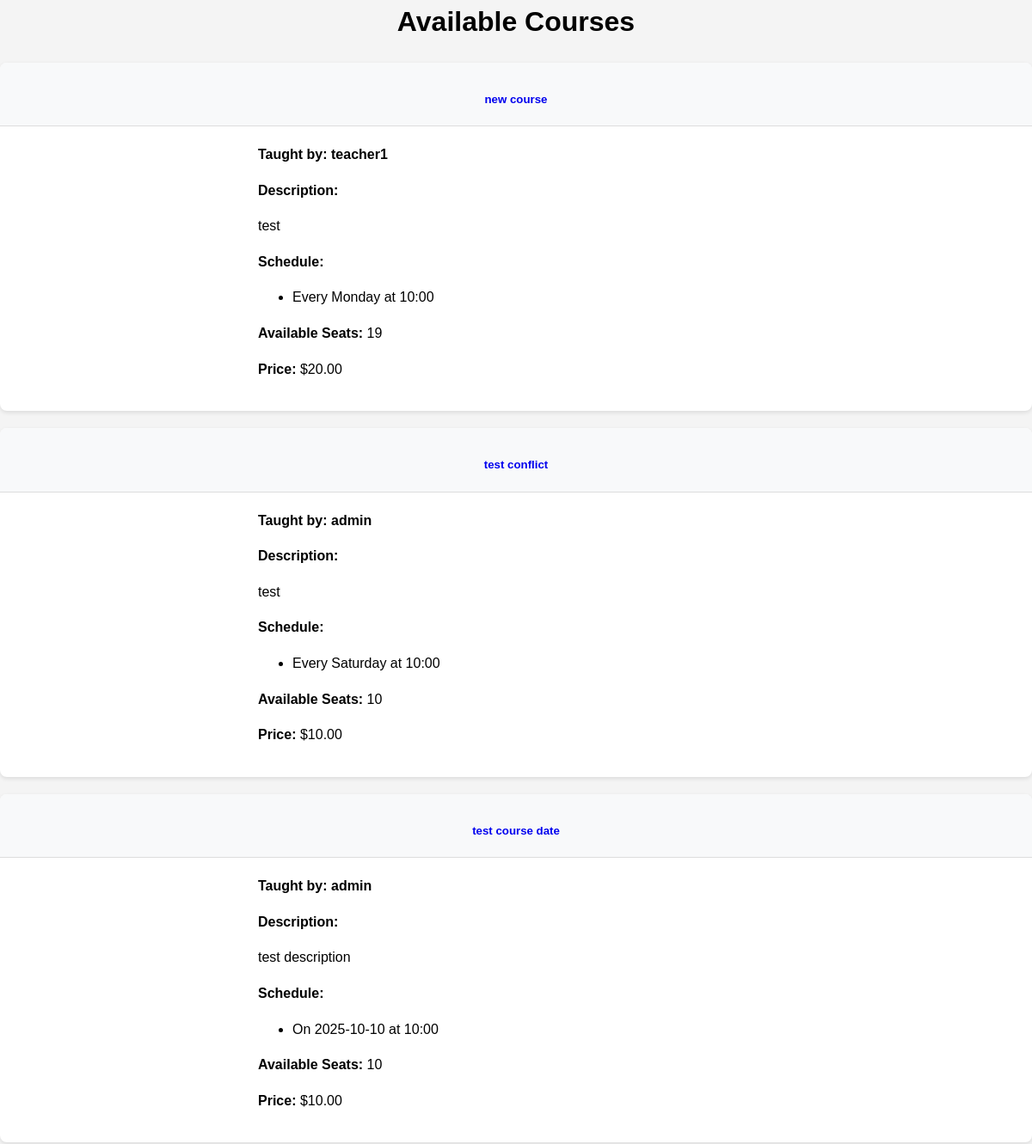
/course/ (upper part), run on an earlier commit of the app's database.
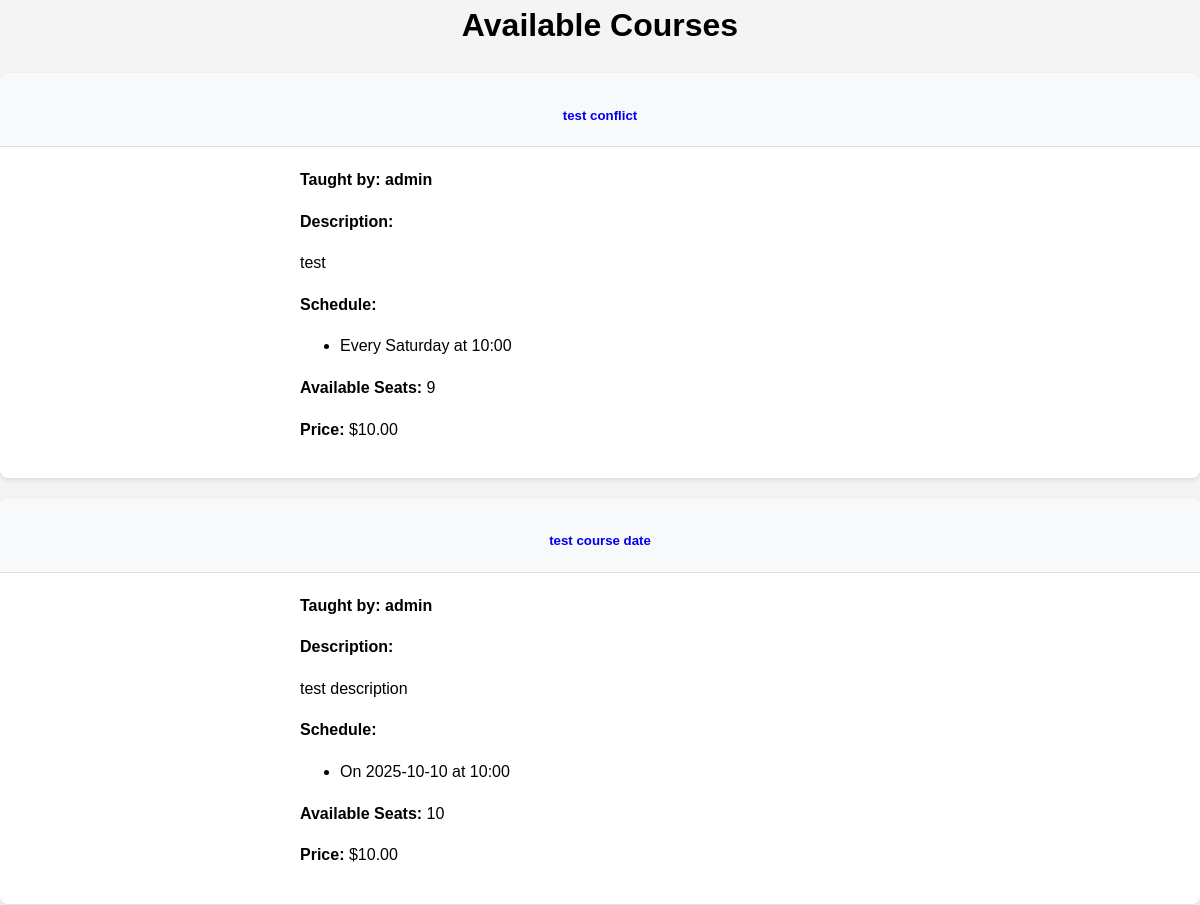
And on a later commit of the database.
### course/models.py (models this page shows, shortened)
class Course(models.Model):
    title = models.CharField(max_length=200)
    description = models.TextField()
    content = models.TextField(help_text="Detailed course content and materials")
    teacher = models.ForeignKey(
        settings.AUTH_USER_MODEL,
        on_delete=models.CASCADE,
        limit_choices_to={'is_teacher': True},
    )
    capacity = models.PositiveIntegerField()
    pre_requisites = models.TextField(blank=True, null=True)
    created_at = models.DateTimeField(auto_now_add=True)
    price = models.DecimalField(
        max_digits=10,
        decimal_places=2,
        default=Decimal('0.00'),
    )

class Schedule(models.Model):
    WEEKDAY_CHOICES = [
        (0, 'Monday'),
        (1, 'Tuesday'),
        (2, 'Wednesday'),
        (3, 'Thursday'),
        (4, 'Friday'),
        (5, 'Saturday'),
        (6, 'Sunday'),
    ]
    SCHEDULE_TYPE_CHOICES = [
        ('date', 'Specific Date'),
        ('weekday', 'Weekly Schedule'),
    ]
    course = models.ForeignKey('Course', on_delete=models.CASCADE, related_name='schedules')
    schedule_type = models.CharField(
        max_length=7,
        choices=SCHEDULE_TYPE_CHOICES,
        default='date'
    )
    specific_date = models.DateField(null=True, blank=True)
    weekday = models.IntegerField(choices=WEEKDAY_CHOICES, null=True, blank=True)
    time = models.TimeField()
    def get_schedule_display(self):
        if self.schedule_type == 'date':
            if self.specific_date:
                return f"On {self.specific_date.strftime('%Y-%m-%d')} at {self.time.strftime('%H:%M')}"
            return "Date not set"
        elif self.schedule_type == 'weekday':
            if self.weekday is not None:
                return f"Every {self.get_weekday_display()} at {self.time.strftime('%H:%M')}"
            return "Weekday not set"
        return "No schedule set"
    def get_weekday_display(self):
        for value, display in self.WEEKDAY_CHOICES:
            if self.weekday == value:
                return display
        return "Unknown"

### portal/models.py (models this page shows)
class User(AbstractUser):
    is_teacher = models.BooleanField(default=False)
    is_admin = models.BooleanField(default=False)
    groups = models.ManyToManyField(
        'auth.Group',
        related_name='portal_user_set',
        blank=True,
        help_text='The groups this user belongs to.',
        verbose_name='groups'
    )
    user_permissions = models.ManyToManyField(
        'auth.Permission',
        related_name='portal_user_set',
        blank=True,
        help_text='Specific permissions for this user.',
        verbose_name='user permissions'
    )

### course/views.py (the view)
# urls.py: path('course/', views.CourseListView.as_view(), name='course'),
class CourseListView(ListView):
    model = Course
    context_object_name = 'courses'
    template_name = 'courses/course_list.html'
    def get_queryset(self):
        return Course.objects.order_by('-created_at')
    def get_context_data(self, **kwargs):
        context = super().get_context_data(**kwargs)
        context['user'] = self.request.user
        return context

### course/templates/courses/course_list.html (shortened to what this page needs)
{% extends 'base.html' %}
{% block content %}
<div class="container">
    <h1 class="mb-4">Available Courses</h1>
    <div class="row">
        {% for course in courses %}
        <div class="col-md-6 mb-4">
            <div class="card h-100">
                <div class="card-header">
                    <h5 class="card-title mb-0">
                        <a href="{% url 'course_detail' course.id %}">{{ course.title }}</a>
                    </h5>
                </div>
                <div class="card-body">
                    <strong class="card-subtitle mb-2 text-muted">Taught by: {{ course.teacher.username }}</strong>
                    <p class="card-text"><strong>Description:</strong> </p>
                    <p class="card-text">{{ course.description|truncatewords:30 }}</p>
                    <strong>Schedule:</strong>
                    <ul class="list-group mb-3">
                    {% for schedule in course.schedules.all %}
                        <li class="list-group-item">{{ schedule.get_schedule_display }}</li>
                    {% endfor %}
                    </ul>
                    <p class="card-text"><strong>Available Seats:</strong> {{ course.capacity }}</p>
                    <p class="card-text">
                        <strong>Price:</strong>
                        {% if course.price == 0 %}Free{% else %}${{ course.price }}{% endif %}
                    </p>
                </div>
            </div>
        </div>
        {% empty %}
        <div class="col">
            <p>No courses are available.</p>
        </div>
        {% endfor %}
    </div>
</div>
{% endblock %}

What changed in the data, as far as the page shows it:
removed Course: title "new course", teacher.username "teacher1", description "test", capacity "19", price "20.00"
removed Schedule: schedule "Every Monday at 10:00", shown under "new course"
changed Course "test": capacity "10" → "9"
